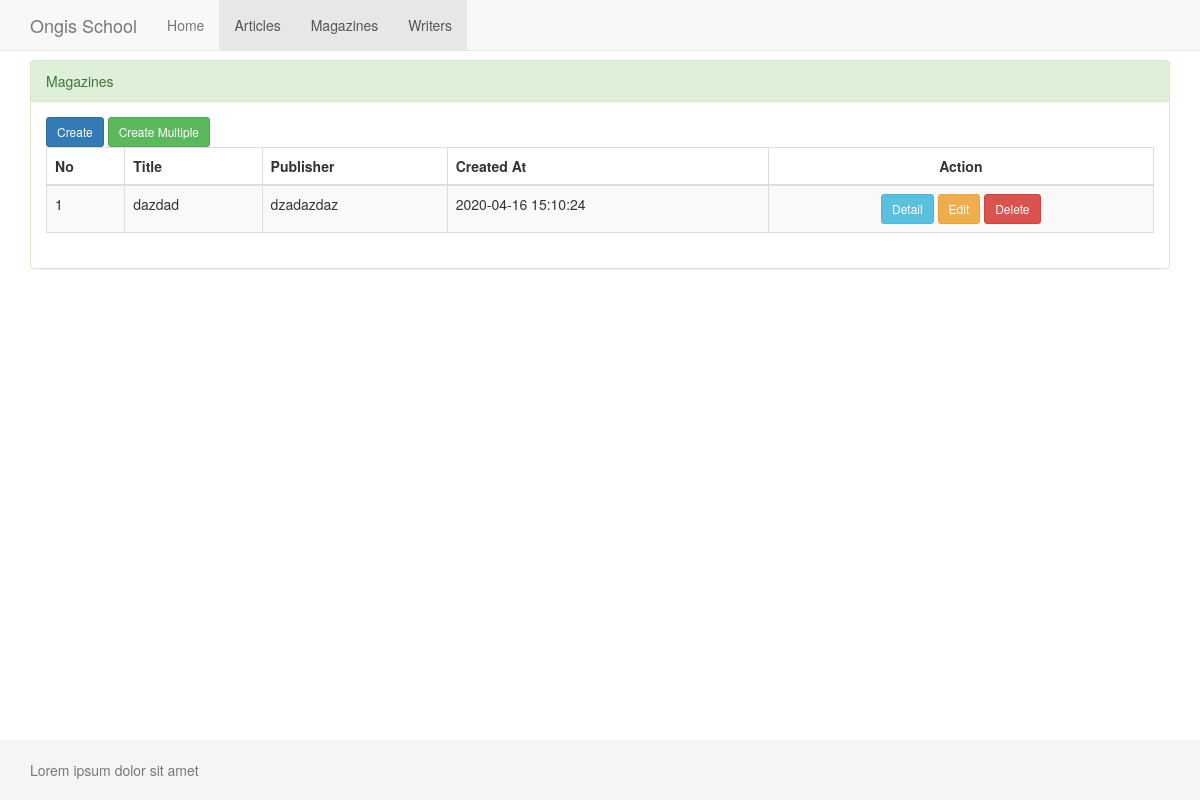
/index.php?page=magazines, run on the app's committed database.
### tables this page shows
CREATE TABLE `magazines` (
  `id` int(11) NOT NULL,
  `title` varchar(100) NOT NULL,
  `content` text NOT NULL,
  `publisher` varchar(100) DEFAULT NULL,
  `created_at` datetime DEFAULT NULL,
  `updated_at` datetime DEFAULT NULL
);

### config/app.php (called while the page is built, shortened)
<?php
$baseUrl = 'http://localhost/FIVERR-master//';

### config/database.php (called while the page is built, shortened)
<?php
class database
{
	static function connection()
	{
		try {
			$conn = new PDO('mysql:host=127.0.0.1;dbname=ongisschool_crud', 'root', '');
	        $conn->setAttribute(PDO::ATTR_ERRMODE, PDO::ERRMODE_EXCEPTION);
		} catch (Exception $e) {
			 $conn = null;
		}
			return $conn;
	}
}

### config/MagazineModel.php (called while the page is built, shortened)
<?php
class MagazineModel
{
	private $db;
    public function __construct()
	{
		$this->db = database::connection();
	}
    public function getData(){
		$query = $this->db->prepare("SELECT * FROM magazines");
		$query->execute();
		return $query->fetchAll(PDO::FETCH_OBJ);
	}
}

### magazines/data.php (the view, shortened to what this page needs)
<div class="col-lg-12">
           <div class="panel panel-success">
               <div class="panel-heading">
                   Magazines
               </div>
               <div class="panel-body">
                   <a href="<?php echo $baseUrl; ?>index.php?page=magazines&action=create" class="btn btn-sm btn-primary">Create</a>
                   <a href="<?php echo $baseUrl; ?>index.php?page=magazines&action=createMultiple" class="btn btn-sm btn-success">Create Multiple</a>
                   <div class="table-responsive">
                       <table class="table table-bordered table-striped">
                       <thead>
                           <tr>
                               <th>No</th>
                               <th>Title</th>
                               <th>Publisher</th>
                               <th>Created At</th>
                               <th class="text-center">Action</th>
                           </tr>
                       </thead>
                       <tbody>
                       <?php
                           $statement = $model->getData();
                           $no = 1;
                           foreach ($statement as $magazine) {
                       ?>
                           <tr>
                               <td><?php echo $no++; ?></td>
                               <td><?php echo $magazine->title; ?></td>
                               <td><?php echo (! empty($magazine->publisher)) ? $magazine->publisher : '-'; ?></td>
                               <td><?php echo $magazine->created_at; ?></td>
                               <td class="text-center">
                                   <a href="<?php echo $baseUrl; ?>index.php?page=magazines&action=detail&id=<?php echo $magazine->id; ?>" class="btn btn-sm btn-info">Detail</a>
                                   <a href="<?php echo $baseUrl; ?>index.php?page=magazines&action=edit&id=<?php echo $magazine->id; ?>" class="btn btn-sm btn-warning">Edit</a>
                                   <button value="<?php echo $baseUrl; ?>index.php?page=magazines&action=delete&id=<?php echo $magazine->id; ?>" class="btn btn-sm btn-danger delete" id="<?php echo $magazine->id; ?>">Delete</button>
                               </td>
                           </tr>
                       <?php
                           }
                       ?>
                       </tbody>
                   </table>
                   </div>
               </div>
           </div>
       </div>

### assets/css/style.css (style rules this page uses)
html { position: relative; min-height: 100%; }
body { margin-bottom: 60px; }

### data on the page
magazines: title "dazdad", publisher "dzadazdaz", created_at "2020-04-16 15:10:24"
